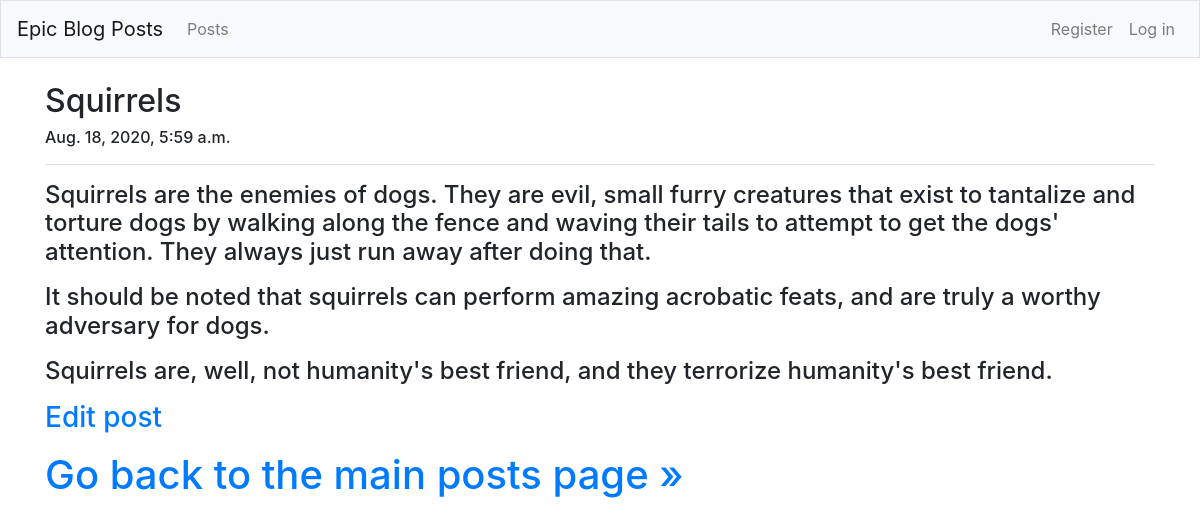
/blog_posts/3/, run on the app's committed database.
### brian_blog_posts/models.py (models this page shows, shortened)
class BlogPost(models.Model):
	post_title = models.CharField(max_length=200)
	text = models.TextField()
	date_added = models.DateTimeField(auto_now_add=True)
	owner = models.ForeignKey(User, on_delete=models.CASCADE)

### brian_blog_posts/views.py (the view)
# urls.py: path('blog_posts/<int:blog_post_id>/', views.blog_post, name='blog_post'),
def blog_post(request, blog_post_id):
	blog_post = BlogPost.objects.get(id=blog_post_id)
	context = {'blog_post': blog_post}
	return render(request, 'brian_blog_posts/blog_post.html', context)

### brian_blog_posts/templates/brian_blog_posts/blog_post.html
{% extends "brian_blog_posts/base.html" %}
{% load bootstrap4 %}
{% block page_header %}
  <h2>{{ blog_post.post_title }}</h2>
  <h6>{{ blog_post.date_added}}</h6>
{% endblock page_header %}
{% block content %}
  <p><h4>{{ blog_post.text|linebreaks }}</h4></p>
  <p><h3>
    <a href="{% url 'brian_blog_posts:edit_blog_post' blog_post.id %}">Edit post</a>
  </h3></p>
  <h1>
  	<a href="{% url 'brian_blog_posts:blog_posts' %}">Go back to the main posts page &raquo;</a>
  </h1>
{% endblock content %}

### data on the page
BlogPost: post_title "Squirrels", date_added "Aug. 18, 2020, 5:59 a.m.", text "Squirrels are the enemies of dogs. They are evil, small furry creatures that exist to tantalize and torture dogs by walking along the fence and waving their tails to attempt to get the dogs' attention. They always just run away after doing that. It should be noted that squirrels can perform amazing acrobatic feats, and are truly a worthy adversary for dogs. Squirrels are, well, not humanity's best friend, and they terrorize humanity's best friend."
